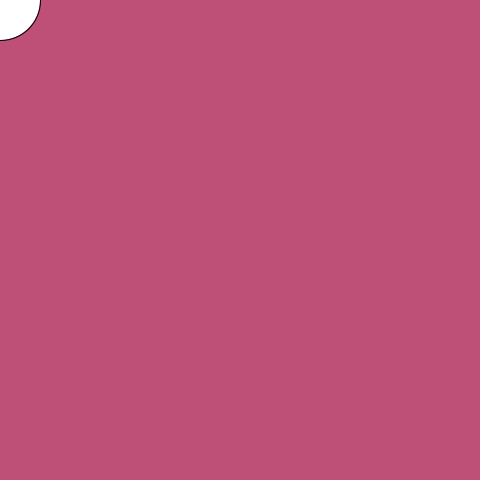
Frame 1 (no input)
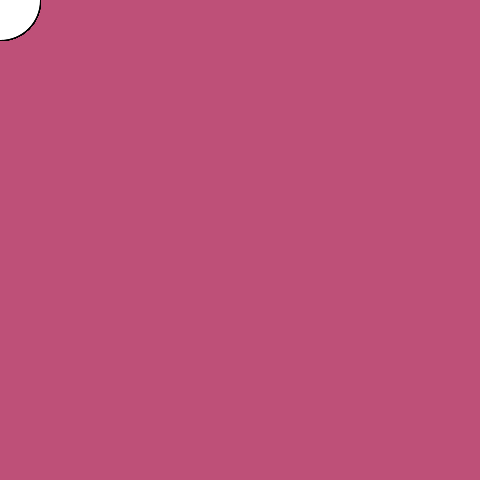
Frame 60 (the mouse pressed at the canvas centre just before this capture)
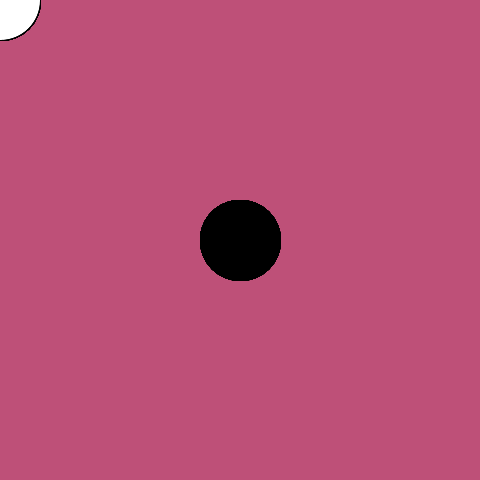
Frame 120 (the mouse held since frame 60 and released just before this capture)

The Processing sketch that drew these frames (run headless with seeded random() and noise(); from frame 60 on, the mouse is pressed at the canvas centre):

// Processing sketch: processing_101424
// ── processing_101424.pde

void setup() {
  size(480, 480);
  background(190,80,120);
}

void draw() {
  if (mousePressed) {
    fill(0);
  } else {
    fill(255);
  }
  ellipse(mouseX, mouseY, 80, 80);
}
